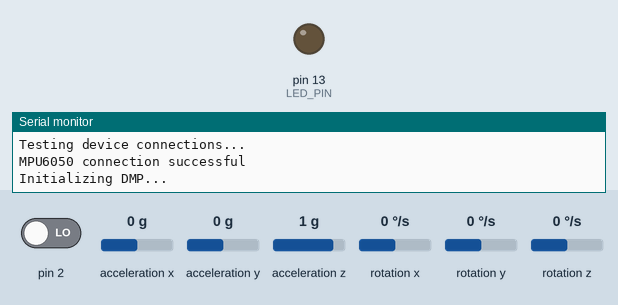
The sketch below on a simulated Arduino Uno, built with avr-gcc and run on an emulated ATmega328P. Shown: output pins drawn as LEDs (lit = HIGH), the last lines printed to the serial monitor. Dashed ring = blinking. The inputs (shaded band) are chosen by the test bench; at power-on: acceleration z 1 g, acceleration x 0 g, acceleration y 0 g, pin 2 LOW, rotation x 0 °/s, rotation y 0 °/s, rotation z 0 °/s. The sensor or clock chip raises its interrupt line as the real part does.

Above: at 0.1 s.
At 1.3 s:
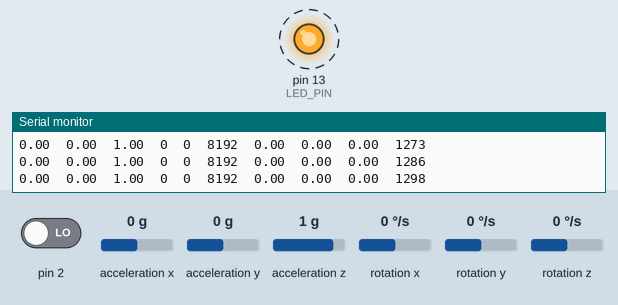
1.8 s: acceleration z set to -1.4 g
4.8 s: acceleration x set to -1.4 g
7.8 s: acceleration y set to -1.4 g
Timing chart, 0 to 16.8 s (numbered marks = the images above; inputs shaded):
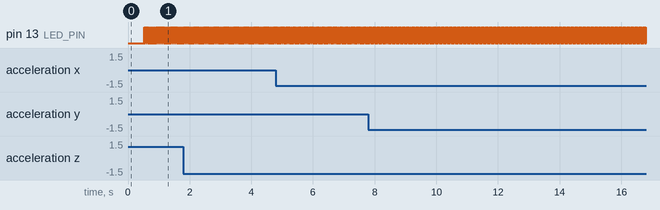

The sketch:

mpuslave.ino
```cpp
#pragma region Assemblies
#define Log(x) Serial.println(x)
#define LED_PIN 13
#include <inttypes.h>
#include "I2Cdev.h"
#include "MPU6050_6Axis_MotionApps20.h"
#if I2CDEV_IMPLEMENTATION == I2CDEV_ARDUINO_WIRE
#include "Wire.h"
#endif
#pragma endregion

#pragma region GlobalVars
MPU6050 mpu(0x68);
bool blinkState = false;
// MPU control/status vars
bool dmpReady = false;  // set true if DMP init was successful
uint8_t mpuIntStatus;   // holds actual interrupt status byte from MPU
uint8_t devStatus;      // return status after each device operation (0 = success, !0 = error)
uint16_t packetSize;    // expected DMP packet size (default is 42 bytes)
uint16_t fifoCount;     // count of all bytes currently in FIFO
uint8_t fifoBuffer[64]; // FIFO storage buffer
// orientation/motion vars
Quaternion q;           // [w, x, y, z]         quaternion container
VectorInt16 aa;         // [x, y, z]            accel sensor measurements
VectorInt16 aaReal;     // [x, y, z]            gravity-free accel sensor measurements
VectorInt16 aaWorld;    // [x, y, z]            world-frame accel sensor measurements
VectorFloat gravity;    // [x, y, z]            gravity vector
float euler[3];         // [psi, theta, phi]    Euler angle container
float ypr[3];           // [yaw, pitch, roll]   yaw/pitch/roll container and gravity vector
//Interrupt
volatile bool mpuInterrupt = false;     // indicates whether MPU interrupt pin has gone high
#pragma endregion

void dmpDataReady()
{
  mpuInterrupt = true;
}

void setup()
{
  //Configure Serial Port
  Serial.begin(115200);
  //Echo formulae
  //Log("accel # %f"  "\t%f"  "\t%f"  "\n", (float)aa.x / 16384 * 2, (float)aa.y / 16384 * 2, (float)aa.z / 16384 * 2);
  Log("");
  Serial.print("acc => (float)aa.x / 16384 * 2 || ");
  //Log("euler # %f\t%f\t%f\n", euler[0] / 3.14159265 * 180, euler[1] / 3.14159265 * 180, euler[2] / 3.14159265 * 180);
  Log("euler => euler[0] / 3.14159265 * 180");

  // join I2C bus (I2Cdev library doesn't do this automatically)
#if I2CDEV_IMPLEMENTATION == I2CDEV_ARDUINO_WIRE
  Wire.begin();
  //TWBR = 24; // 400kHz I2C clock (200kHz if CPU is 8MHz)
#elif I2CDEV_IMPLEMENTATION == I2CDEV_BUILTIN_FASTWIRE
  Fastwire::setup(400, true);
#endif
  // initialize device
  Log("Initializing I2C devices...\n");
  mpu.initialize();
  // verify connection
  Log("Testing device connections...\n");
  Log(mpu.testConnection() ? ("MPU6050 connection successful\n") : ("MPU6050 connection failed\n"));
  // load and configure the DMP
  Log("Initializing DMP...\n");
  devStatus = mpu.dmpInitialize();
  // supply your own gyro offsets here, scaled for min sensitivity
  /*mpu.setXGyroOffset(220);
  mpu.setYGyroOffset(76);
  mpu.setZGyroOffset(-85);
  mpu.setZAccelOffset(1788);*/
  // make sure it worked (returns 0 if so)
  if (devStatus == 0)
  {
    // turn on the DMP, now that it's ready
    Log("Enabling DMP...\n");
    mpu.setDMPEnabled(true);

    // enable Arduino interrupt detection
    Log("Enabling interrupt detection (Arduino external interrupt A1)...\n");
    attachInterrupt(0, dmpDataReady, RISING);
    mpuIntStatus = mpu.getIntStatus();

    // set our DMP Ready flag so the main loop() function knows it's okay to use it
    Log("DMP ready! Waiting for first interrupt...\n");
    dmpReady = true;

    // get expected DMP packet size for later comparison
    packetSize = mpu.dmpGetFIFOPacketSize();
  }
  else
  {
    // ERROR!
    // 1 = initial memory load failed
    // 2 = DMP configuration updates failed
    // (if it's going to break, usually the code will be 1)
    Serial.print(F("DMP Initialization failed (code "));
    Serial.print(devStatus);
    Serial.println(F(")"));
  }

  //set LED to out
  pinMode(LED_PIN, OUTPUT);
}

void loop()
{
  // if programming failed, don't try to do anything
  if (!dmpReady) return;

  // wait for MPU interrupt or extra packet(s) available
  while (!mpuInterrupt && fifoCount < packetSize);

  // reset interrupt flag and get INT_STATUS byte
  mpuInterrupt = false;
  mpuIntStatus = mpu.getIntStatus();
  // get current FIFO count
  fifoCount = mpu.getFIFOCount();
  // check for overflow (this should never happen unless our code is too inefficient)
  if ((mpuIntStatus & 0x10) || fifoCount == 1024)
  {
    // reset so we can continue cleanly
    mpu.resetFIFO();
    Log("FIFO overflow!\n");

    // otherwise, check for DMP data ready interrupt (this should happen frequently)
  }
  else if (mpuIntStatus & 0x02)
  {
    // wait for correct available data length, should be a VERY short wait
    while (fifoCount < packetSize) fifoCount = mpu.getFIFOCount();

    // read a packet from FIFO
    mpu.getFIFOBytes(fifoBuffer, packetSize);

    // track FIFO count here in case there is > 1 packet available
    // (this lets us immediately read more without waiting for an interrupt)
    fifoCount -= packetSize;

    //Start reading values
    {
      mpu.dmpGetQuaternion(&q, fifoBuffer);			//Quaternion
      mpu.dmpGetAccel(&aa, fifoBuffer);				//Total Acceleration with gravity
      mpu.dmpGetGravity(&gravity, &q);				//Gravity vector
      mpu.dmpGetLinearAccel(&aaReal, &aa, &gravity);	//Real acceleration without gravity
      //mpu.dmpGetYawPitchRoll(ypr, &q, &gravity);
      mpu.dmpGetEuler(euler, &q);
      //Log("gravity # %f\t%f\t%f\n", gravity.x, gravity.y, gravity.z);
      //Log("accel # %f"  "\t%f"  "\t%f"  "\n", (float)aa.x / 16384 * 2, (float)aa.y / 16384 * 2, (float)aa.z / 16384 * 2);
      //Log("ypr # %f\t%f\t%f\n", ypr[0], ypr[1], ypr[2]);
      //Log("euler # %f\t%f\t%f\n", euler[0] / 3.14159265 * 180, euler[1] / 3.14159265 * 180, euler[2] / 3.14159265 * 180);

      //Print gravity
      Serial.print(gravity.x);
      Serial.print('\t');
      Serial.print(gravity.y);
      Serial.print('\t');
      Serial.print(gravity.z);
      Serial.print('\t');

      //Print acceleration
      Serial.print(aa.x);
      Serial.print('\t');
      Serial.print(aa.y);
      Serial.print('\t');
      Serial.print(aa.z);
      Serial.print('\t');

      //Print Euler angle
      Serial.print(euler[0]);
      Serial.print('\t');
      Serial.print(euler[1]);
      Serial.print('\t');
      Serial.print(euler[2]);
      Serial.print('\t');
      Serial.println(millis());
    }
  }
  // blink LED to indicate activity
  blinkState = !blinkState;
  digitalWrite(LED_PIN, blinkState);
}
```

Measured:
- by itself, pin 13 (LED_PIN): alternates HIGH for 0.01 s and LOW for 0.01 s
